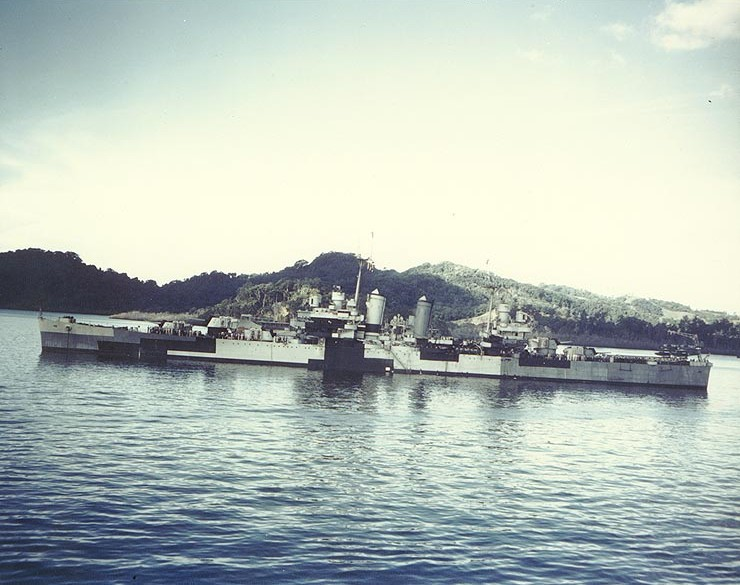
#> input picture Ship Images/CA/56230bc97378f.jpg, 740 x 585 px, found by its file name; its folder holds only this picture in this run
$ python Resizing.py
#> lines starting #> are read from the running program, lines starting #| are printed output that depends on the picture
from PIL import Image
import os

def resize_images(folder_path, size=(100, 100)):
#> called with size = (100, 100)
    supported_formats = ('.jpg', '.jpeg', '.png', '.bmp', '.tiff', '.gif')

    for filename in os.listdir(folder_path):
        file_path = os.path.join(folder_path, filename)

        # Process only supported image formats
        if os.path.isfile(file_path) and file_path.lower().endswith(supported_formats):
            try:
                with Image.open(file_path) as img:
                    # Convert to grayscale (L mode) if not already
#> img is the input picture: PIL image 740x585 RGB; mean R, G, B 181, 191.4, 185
                    if img.mode != 'L':
                        img = img.convert('L')
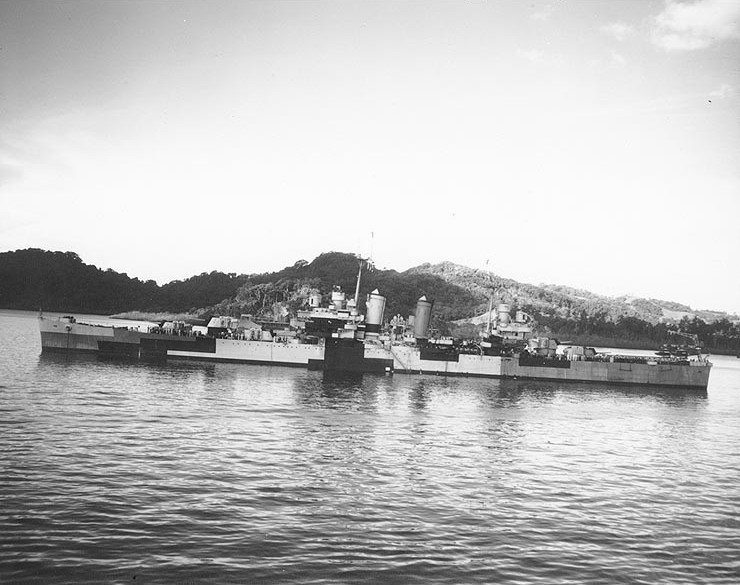
#> img: PIL image 740x585 L; min 2, max 255, mean 187.6

                    # Resize the image to 100x100 without preserving aspect ratio
                    resized_img = img.resize(size)
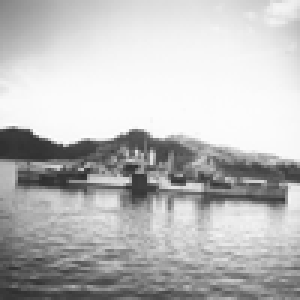
#> resized_img: PIL image 100x100 L (shown 3 times larger); min 44, max 254, mean 187.6
                    # Save the resized image, overwriting the original
                    resized_img.save(file_path)
                    print(f"Resized: {filename}")
            except Exception as e:
                print(f"Error processing {filename}: {e}")

# Specify the folder path containing the images
folder_path = "/Users/benjaminyang/Desktop/AI-Image-Recognition-Project/CA"
resize_images(folder_path)

$ run again, on Ship Images/CA/5f2c8ea9dd276.jpg
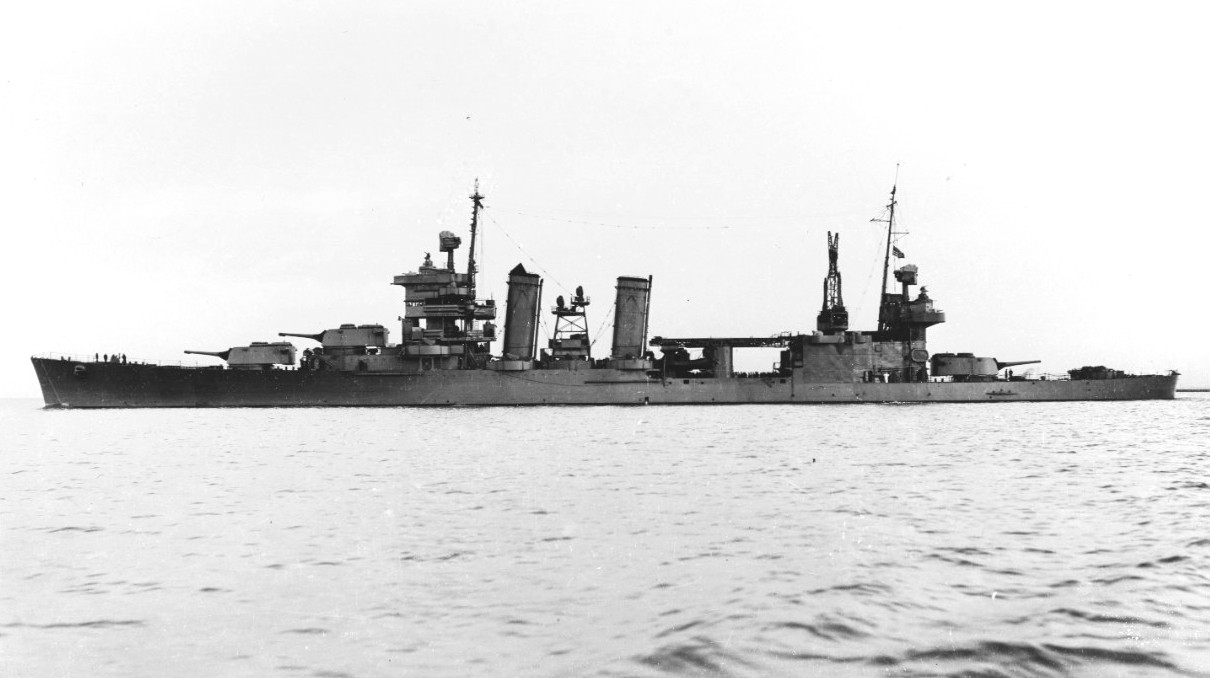
#> input picture Ship Images/CA/5f2c8ea9dd276.jpg, 1210 x 678 px, found by its file name
#> in resize_images, img is the input picture: PIL image 1210x678 RGB; min 18, max 255, mean 221.1
#> img: PIL image 1210x678 L
#> in resize_images, `resized_img = img.resize(size)`:
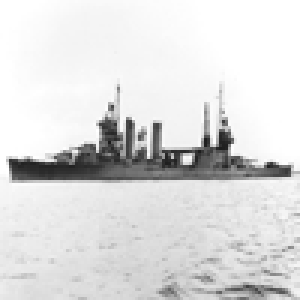
#> resized_img: PIL image 100x100 L (shown 3 times larger); min 28, max 255, mean 221.1

$ run again, on Ship Images/CA/5f90eafe1a7b2.jpg
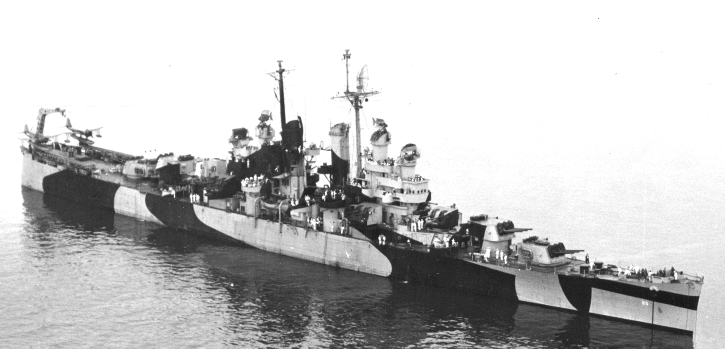
#> input picture Ship Images/CA/5f90eafe1a7b2.jpg, 1450 x 697 px, found by its file name (shown at 1/2 size)
#> in resize_images, img is the input picture: PIL image 1450x697 RGB; min 8, max 255, mean 194.3
#> img: PIL image 1450x697 L
#> in resize_images, `resized_img = img.resize(size)`:
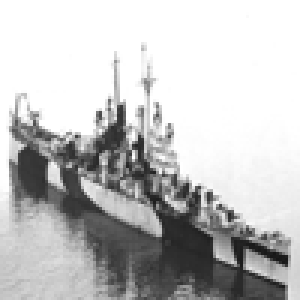
#> resized_img: PIL image 100x100 L (shown 3 times larger); min 23, max 255, mean 194.3

$ run again, on Ship Images/CA/60c170ebd9c5e.jpg
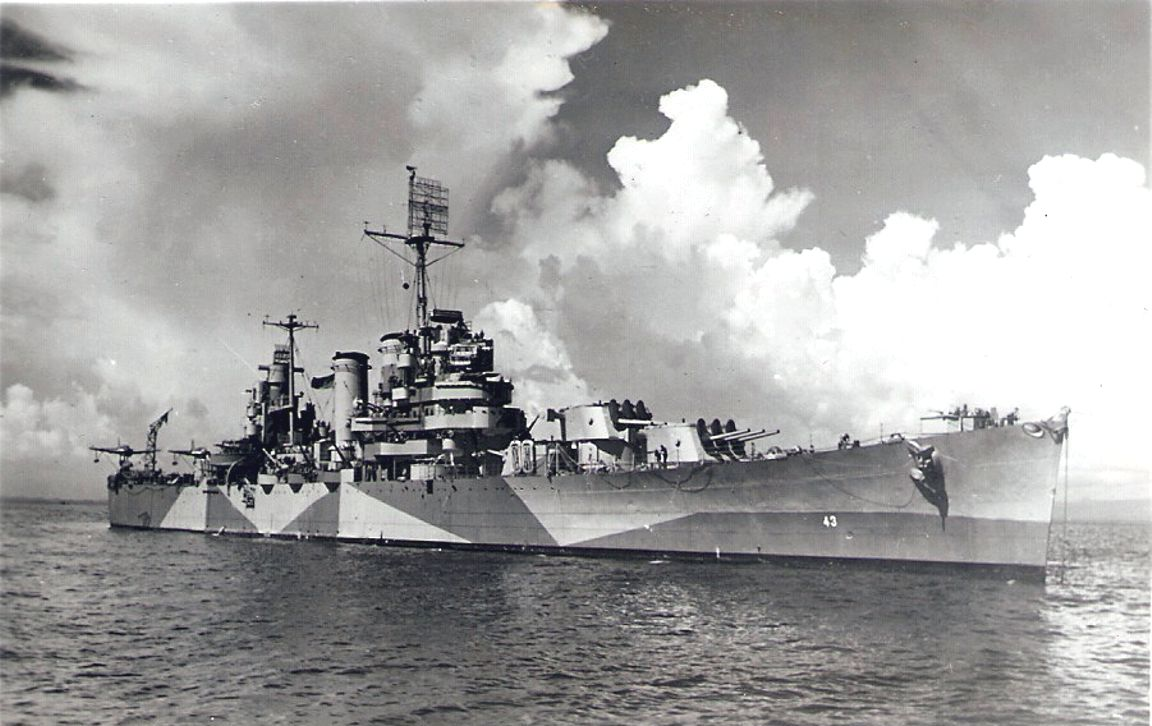
#> input picture Ship Images/CA/60c170ebd9c5e.jpg, 1152 x 726 px, found by its file name
#> in resize_images, img is the input picture: PIL image 1152x726 RGB; mean R, G, B 160.8, 160.5, 159.9
#> img: PIL image 1152x726 L
#> in resize_images, `resized_img = img.resize(size)`:
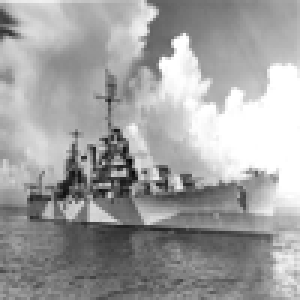
#> resized_img: PIL image 100x100 L (shown 3 times larger); min 9, max 255, mean 160.5

$ run again, on Ship Images/CA/5922f91107339.jpg
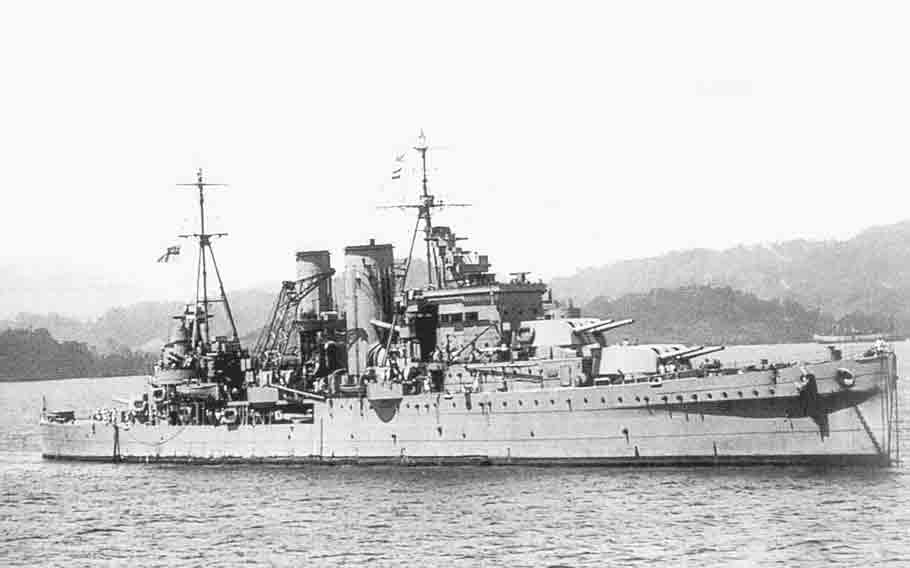
#> input picture Ship Images/CA/5922f91107339.jpg, 910 x 568 px, found by its file name
#> in resize_images, img is the input picture: PIL image 910x568 RGB; min 0, max 255, mean 208.6
#> img: PIL image 910x568 L
#> in resize_images, `resized_img = img.resize(size)`:
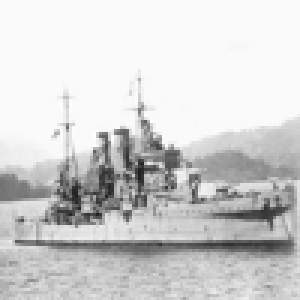
#> resized_img: PIL image 100x100 L (shown 3 times larger); min 31, max 255, mean 208.6
